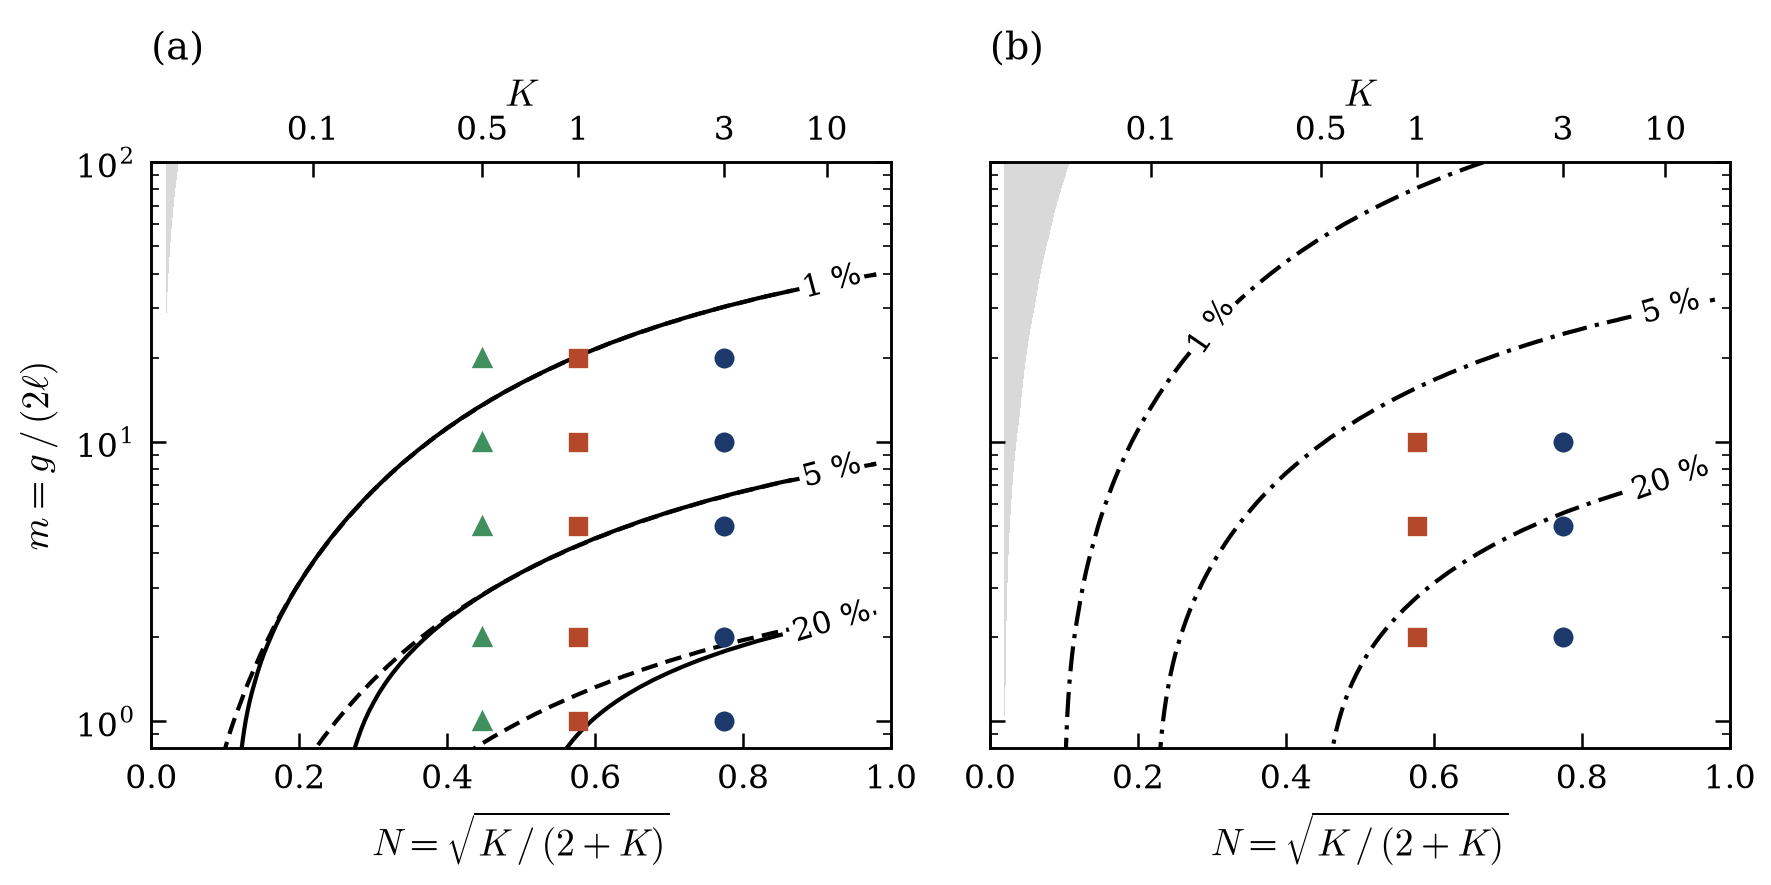

Here is the Python script that generated this plot:
"""
Item 16 - the map of the micropolar effect (host only): in the plane (N, m), with N = sqrt(K / (2 + K)) and
m = g / (2 l), the contours D = 1 %, 5 % and 20 % of (a) the change of the torque between the concentric cylinders
of the chapter, from the exact solution, with the rule in its slip form dashed, and (b) the change of the load of
the bearing at an eccentricity ratio of 0.6, from the film function of micropolar lubrication theory in the
thin-film calculation, with m built on the mean gap. Every run of items 04 and 09 is marked; the region where D is
below the noise floor of the runs is shaded.

Run from the repository root:  python data/micropolar/ch5_draft/fig_16_effect_map.py
"""
import csv

import matplotlib.pyplot as plt
import numpy as np

import concentric_data as data
import style
from experiment.validation import micropolar_film as film

LEVELS = (0.01, 0.05, 0.20)
ECCENTRICITY_RATIO = 0.6
BEARING_RADIUS, BEARING_CLEARANCE = 0.4, 0.1          # R1 = 4 g, mean gap g: the bearing of items 05 to 09
CONCENTRIC = "data/micropolar/stage6/concentric.json"
ECCENTRIC = "data/micropolar/stage6/eccentric.json"
COUPLING_NUMBERS = np.linspace(0.02, 0.98, 49)
GAP_RATIOS = np.geomspace(0.8, 100.0, 64)      # the frame starts a little below m = 1, where runs sit
# where the labels of the contours go (N), away from the points of the runs
LABEL_PLACES = {"a": (0.92, 0.92, 0.92), "b": (0.30, 0.92, 0.92)}


def coupling_ratio(coupling_number):
    """K = kappa / mu from N = sqrt(K / (2 + K))."""
    return 2.0 * coupling_number ** 2 / (1.0 - coupling_number ** 2)


def coupling_number(ratio):
    return np.sqrt(ratio / (2.0 + ratio))


def load_change(ratio: float, gap_over_two_lengths: float) -> float:
    """Load of the micropolar film over that of the Newtonian film of viscosity mu_inf, minus one (thin film, the
    plane film function, eccentricity ratio 0.6); l from m on the mean gap."""
    length = BEARING_CLEARANCE / (2.0 * gap_over_two_lengths)
    displacement = film.displacement_over_length(ratio) * length
    micropolar = film.thin_film_bearing(ECCENTRICITY_RATIO, BEARING_CLEARANCE, BEARING_RADIUS, length, displacement)
    newtonian = film.thin_film_bearing(ECCENTRICITY_RATIO, BEARING_CLEARANCE, BEARING_RADIUS, length, 0.0)
    return micropolar["load"] / newtonian["load"] - 1.0


def crossing(function, level: float) -> float | None:
    """m at which a change that falls with m passes a level, between 1 and 100 (bisection in log m)."""
    low, high = 1.0, 100.0
    if not function(low) > level > function(high):
        return None
    for _ in range(60):
        middle = np.sqrt(low * high)
        low, high = (middle, high) if function(middle) > level else (low, middle)
    return float(np.sqrt(low * high))


def rows_of(name):
    with open(style.HERE / name, encoding="utf-8", newline="") as handle:
        return list(csv.DictReader(handle))


def main() -> int:
    style.setup()
    ratios = coupling_ratio(COUPLING_NUMBERS)
    exact = np.array([[data.exact_change(ratio, value) for ratio in ratios] for value in GAP_RATIOS])
    rule = np.array([[data.slip_rule_change(ratio, value) for ratio in ratios] for value in GAP_RATIOS])
    load = np.array([[load_change(ratio, value) for ratio in ratios] for value in GAP_RATIOS])
    torque_floor = style.load_json(CONCENTRIC)["noise_floors"]["200"]["relative_spread"]
    load_floor = style.load_json(ECCENTRIC)["floors"]["e60"]["load_change_spread"]
    concentric_rows = rows_of("tab_04_concentric_rows.csv")
    eccentric_rows = [row for row in rows_of("tab_09_eccentric_rows.csv")
                      if not row["run"].endswith(("_shifted", "_rotated"))]

    figure, axes = plt.subplots(1, 2, figsize=(style.WIDE, 0.50 * style.WIDE), sharey=True)
    labels = {level: f"{100.0 * level:g} %" for level in LEVELS}
    for axis, letter, field, look, floor in ((axes[0], "a", exact, style.EXACT, torque_floor),
                                             (axes[1], "b", load, {"color": style.INK, **style.FILM}, load_floor)):
        axis.contourf(COUPLING_NUMBERS, GAP_RATIOS, field, levels=[-1.0, floor], colors=[style.GRID])
        lines = axis.contour(COUPLING_NUMBERS, GAP_RATIOS, field, levels=LEVELS, colors=[look["color"]],
                             linestyles=[look["linestyle"]], linewidths=look["linewidth"])
        axis.set_yscale("log")
        axis.set_xlim(0.0, 1.0)
        axis.set_ylim(0.8, 100.0)
        # a label on each contour at a chosen N: the value of m there from the field itself
        positions = []
        for level, place in zip(LEVELS, LABEL_PLACES[letter]):
            column = int(np.argmin(np.abs(COUPLING_NUMBERS - place)))
            profile = field[:, column]
            below = np.nonzero(profile < level)[0]
            if below.size and below[0] > 0:
                first = below[0]
                fraction = (profile[first - 1] - level) / (profile[first - 1] - profile[first])
                positions.append((COUPLING_NUMBERS[column],
                                  GAP_RATIOS[first - 1] * (GAP_RATIOS[first] / GAP_RATIOS[first - 1]) ** fraction))
        for label in axis.clabel(lines, fmt=labels, fontsize=style.FONT_SIZE - 1.5, inline_spacing=2,
                                 manual=positions):
            # the dashed contour of the rule runs under the label of the exact one: a white ground keeps it legible
            label.set_bbox({"facecolor": "white", "edgecolor": "none", "pad": 0.8})
            label.set_zorder(7)
        axis.set_xlabel(style.math(r"N = \sqrt{K\,/\,(2 + K)}"))
        style.panel_letter(axis, letter, y=1.16)
        upper = axis.twiny()
        upper.set_xlim(0.0, 1.0)
        marks = (0.1, 0.5, 1.0, 3.0, 10.0)
        upper.set_xticks([float(coupling_number(value)) for value in marks])
        upper.set_xticklabels([f"{value:g}" for value in marks])
        upper.set_xlabel(style.math("K"), labelpad=2.0)
        upper.tick_params(labelsize=style.FONT_SIZE - 1.0)
    axes[0].contour(COUPLING_NUMBERS, GAP_RATIOS, rule, levels=LEVELS, colors=[style.INK],
                    linestyles=[style.RULE["linestyle"]], linewidths=style.RULE["linewidth"])
    axes[0].set_ylabel(style.math(style.GAP_OVER_TWO_LENGTHS))
    # the runs: concentric rows on (a), bearing rows on (b) (filled: eccentricity ratio 0.6, open: 0.3)
    series = {3.0: 0, 1.0: 1, 0.5: 2}
    marked = {"a": set(), "b": set()}
    for row in concentric_rows:
        ratio, value = float(row["K"]), float(row["m"])
        if (ratio, value) not in marked["a"]:
            axes[0].plot(coupling_number(ratio), value, zorder=5, **style.run_markers(series[ratio]))
            marked["a"].add((ratio, value))
    for row in eccentric_rows:
        ratio = float(row["K"])
        value = float(row["g/dx"]) / (2.0 * float(row["l/dx"]))
        if (ratio, value) not in marked["b"]:
            axes[1].plot(coupling_number(ratio), value, zorder=5, **style.run_markers(series[ratio]))
            marked["b"].add((ratio, value))
    figure.tight_layout(pad=0.4, w_pad=1.2)
    style.save(figure, "fig_16_effect_map")

    numbers = {"torque_noise_floor": torque_floor, "load_noise_floor": load_floor, "crossings": {}}
    text = []
    for ratio in (3.0, 1.0, 0.5):
        entry = {}
        for label, function in (("torque, exact", lambda value: data.exact_change(ratio, value)),
                                ("torque, slip-form rule", lambda value: data.slip_rule_change(ratio, value)),
                                ("load, film function", lambda value: load_change(ratio, value))):
            entry[label] = {f"{level:g}": crossing(function, level) for level in LEVELS}
        numbers["crossings"][f"K = {ratio:g}"] = entry

        def places(label):
            return ", ".join("beyond the frame" if entry[label][f"{level:g}"] is None
                             else f"{entry[label][f'{level:g}']:.1f}" for level in LEVELS)
        text.append(f"K = {ratio:g} (N = {coupling_number(ratio):.3f}): torque {places('torque, exact')} "
                    f"(rule {places('torque, slip-form rule')}), load {places('load, film function')}")
    caption = (
        "The size of the micropolar effect in the plane of the coupling number N = sqrt(K / (2 + K)) and of "
        "m = g / (2 l) (upper axis: K = kappa / mu); D is the relative change against the Newtonian fluid of "
        "viscosity mu_inf. Host only, no run. (a) Torque between the concentric cylinders of the chapter "
        f"(R1 = {data.INNER_RADIUS / data.GAP:g} g, R2 = {data.OUTER_RADIUS / data.GAP:g} g, w = 0 on both walls): "
        "contours D = 1 %, 5 % and 20 % of the exact solution (solid) and of the wall rule in its slip form "
        "(dashed). (b) Load of the bearing at an eccentricity ratio of 0.6 (R1 = 4 g, mean gap g, m built on the "
        "mean gap): the same contours from the film function of micropolar lubrication theory in the thin-film "
        "calculation (dash-dotted). Points: the runs of the chapter, in (a) the "
        f"{len(marked['a'])} places of the {len(concentric_rows)} rows of item 04, in (b) the {len(marked['b'])} "
        f"places of the {len(eccentric_rows)} rows of item 09 (every place holds runs at the eccentricity ratios 0.3 "
        "and 0.6; the contours are those of 0.6). Shaded: D below the noise floor of the runs, "
        f"{torque_floor:.1e} for the torque (three lattices at g = 200 dx) and {load_floor:.1e} for the change of the "
        "load (three lattices at eps = 0.6, measured at g = 100 dx; no three-lattice set of the bearing exists at "
        "g = 200 dx). m at which D equals 1 %, 5 % and 20 %: " + "; ".join(text) + ".")
    style.record("16", "The map of the effect: contours of D in the plane (N, m) for the torque and the load",
                 "final (host only)", caption, ["fig_16_effect_map.pdf", "fig_16_effect_map.png"],
                 [CONCENTRIC, ECCENTRIC, "tab_04_concentric_rows.csv", "tab_09_eccentric_rows.csv"], numbers, "host")
    return 0


if __name__ == "__main__":
    raise SystemExit(main())
